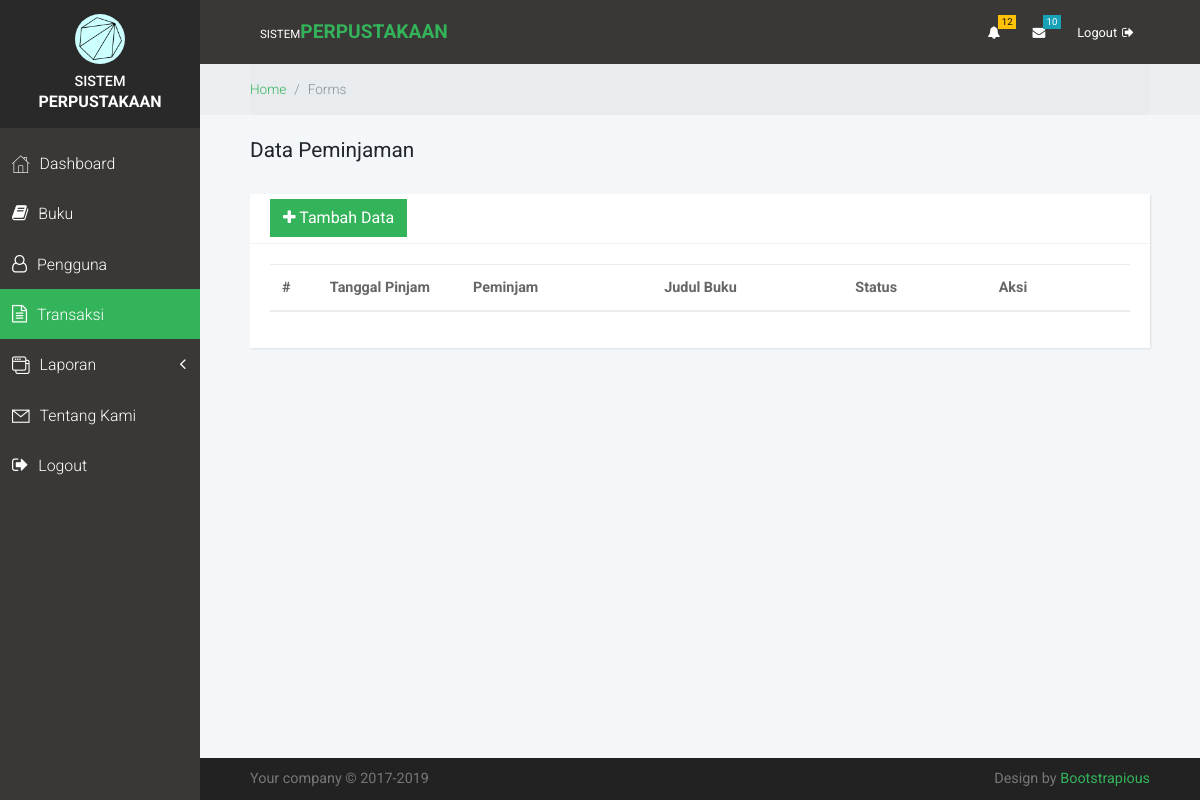
Before: /transaksi/ with the older database file.
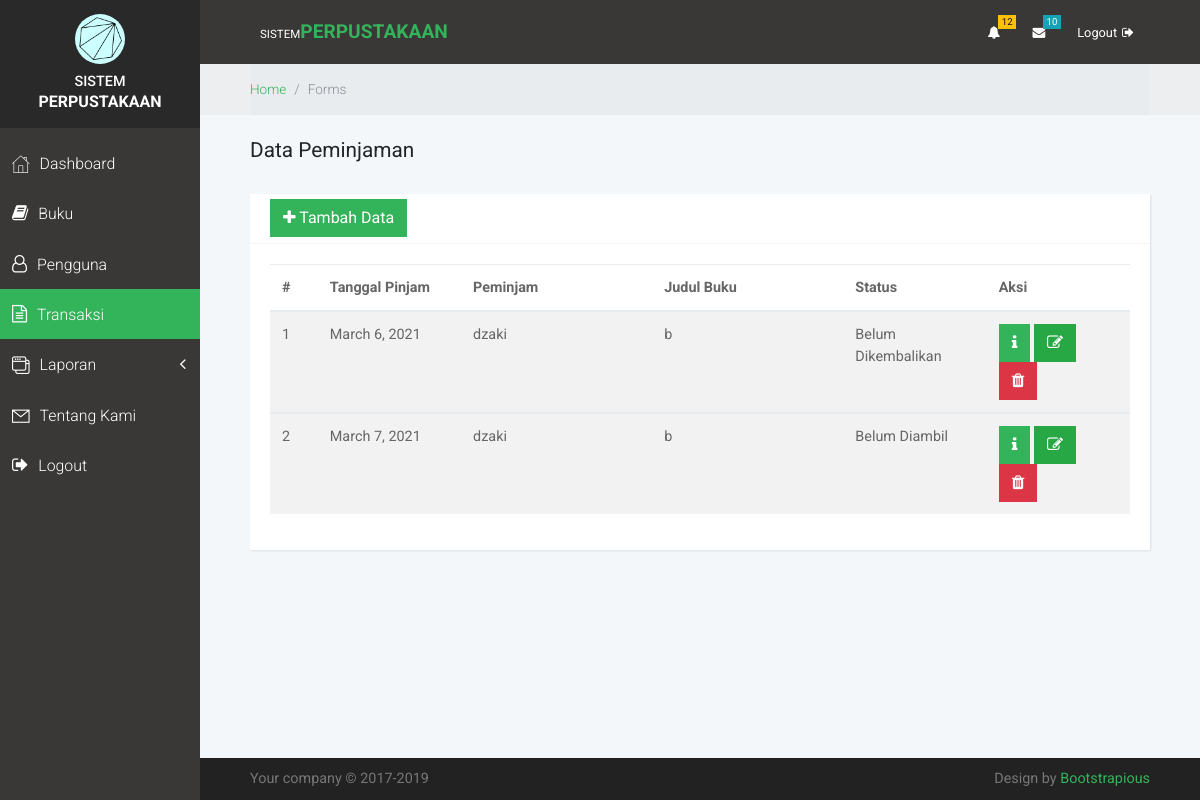
After: the same page with the newer database file.
### transaksi/models.py (models this page shows, shortened)
class Transaksi(models.Model):
	tanggal_buat = models.DateField(auto_now_add=True, null=True)
	tanggal_pinjam = models.DateField(null=True)
	tanggal_kembali = models.DateField(null=True)
	buku = models.ForeignKey(Buku, on_delete=models.CASCADE, null=False)
	peminjam = models.ForeignKey(User, on_delete=models.CASCADE, null=False)
	status = models.ForeignKey(StatusTransaksi, on_delete=models.CASCADE, null=True)

class StatusTransaksi(models.Model):
	nama = models.CharField(max_length=40)
	def __str__(self):
		return self.nama

### user/models.py (models this page shows)
class User(models.Model):
	nis = models.IntegerField(null=False)
	nama = models.CharField(max_length=40)
	level = models.ForeignKey(Level, on_delete=models.CASCADE, null=False)
	password = models.CharField(max_length=20)
	kelas = models.ForeignKey(KodeKelas, on_delete=models.CASCADE, null=False)
	email = models.CharField(max_length=50)
	no_telp = models.CharField(max_length=20)
	def __str__(self):
		return self.nama

### buku/models.py (models this page shows)
class Buku(models.Model):
	judul = models.CharField(max_length=80)
	penulis = models.CharField(max_length=80)
	penerbit = models.CharField(max_length=80)
	tahun = models.IntegerField(null=True)
	genre = models.ForeignKey(Genre, on_delete=models.CASCADE, null=True)
	sinopsis = models.CharField(max_length=300)
	cover = models.ImageField(upload_to='cover/',null=True)
	tanggal = models.DateField(auto_now_add=True, null=True)
	def __str__(self):
		return self.judul

### transaksi/views.py (the view)
# urls.py: path('', base.index, name='index' ),
def index(request):
	var ={
		'trans' : Transaksi.objects.all(),
		'judul' : "Data Peminjaman",
	}
	return render(request, 'tampilTrans.html', var)

### transaksi/templates/tampilTrans.html (shortened to what this page needs)
{% extends 'base.html' %}
{% block content %}
<br>
	<h1 class="h2 display">{{judul}}</h1>
<br>
<div class="row">
    <div class="col-lg-12">
      <div class="card">
        <div class="card-header d-flex align-items-center">
          <h2 class="h3 display display"><a href="{%url 'tambahTrans'%}" class="btn btn-primary"><i class="fa fa-plus"></i> Tambah Data</a></h2>
        </div>
        <div class="card-body">
          <table class="table table-striped table-hover">
            <thead>
              <tr>
                <th width="5%">#</th>
                <th width="15%">Tanggal Pinjam</th>
                <th width="20%">Peminjam</th>
                <th width="20%">Judul Buku</th>
                <th width="15%">Status</th>
                <th width="15%">Aksi</th>
              </tr>
            </thead>
            {%for row in trans%}
           <tbody>
              <tr>
                <td scope="row">{{row.id}}</td>
                <td>{{row.tanggal_pinjam}}</td>
                <td>
                  {{row.peminjam}}
                </td>
                <td>
                  {{row.buku}}
                </td>
                <td>{{row.status}}</td>
                <td>
                  <button type="button" data-toggle="modal" data-target="#detail-{{row.id}}" class="btn btn-primary"><i class="fa fa-info"></i></button>
                  <a href="{%url 'editTrans' row.id%}" class="btn btn-success"><i class="fa fa-edit"></i></a>
                  <button type="button" data-toggle="modal" data-target="#hapus-{{row.id}}" class="btn btn-danger"><i class="fa fa-trash"></i></button>
                </td>
              </tr>
            </tbody>
            {%endfor%}
          </table>
        </div>
      </div>
    </div>
 </div>
{%endblock%}

Changed rows visible on the page:
added Transaksi: id "1", tanggal_pinjam "March 6, 2021", peminjam "dzaki", buku "b", status "Belum Dikembalikan"
added Transaksi: id "2", tanggal_pinjam "March 7, 2021", peminjam "dzaki", buku "b", status "Belum Diambil"
